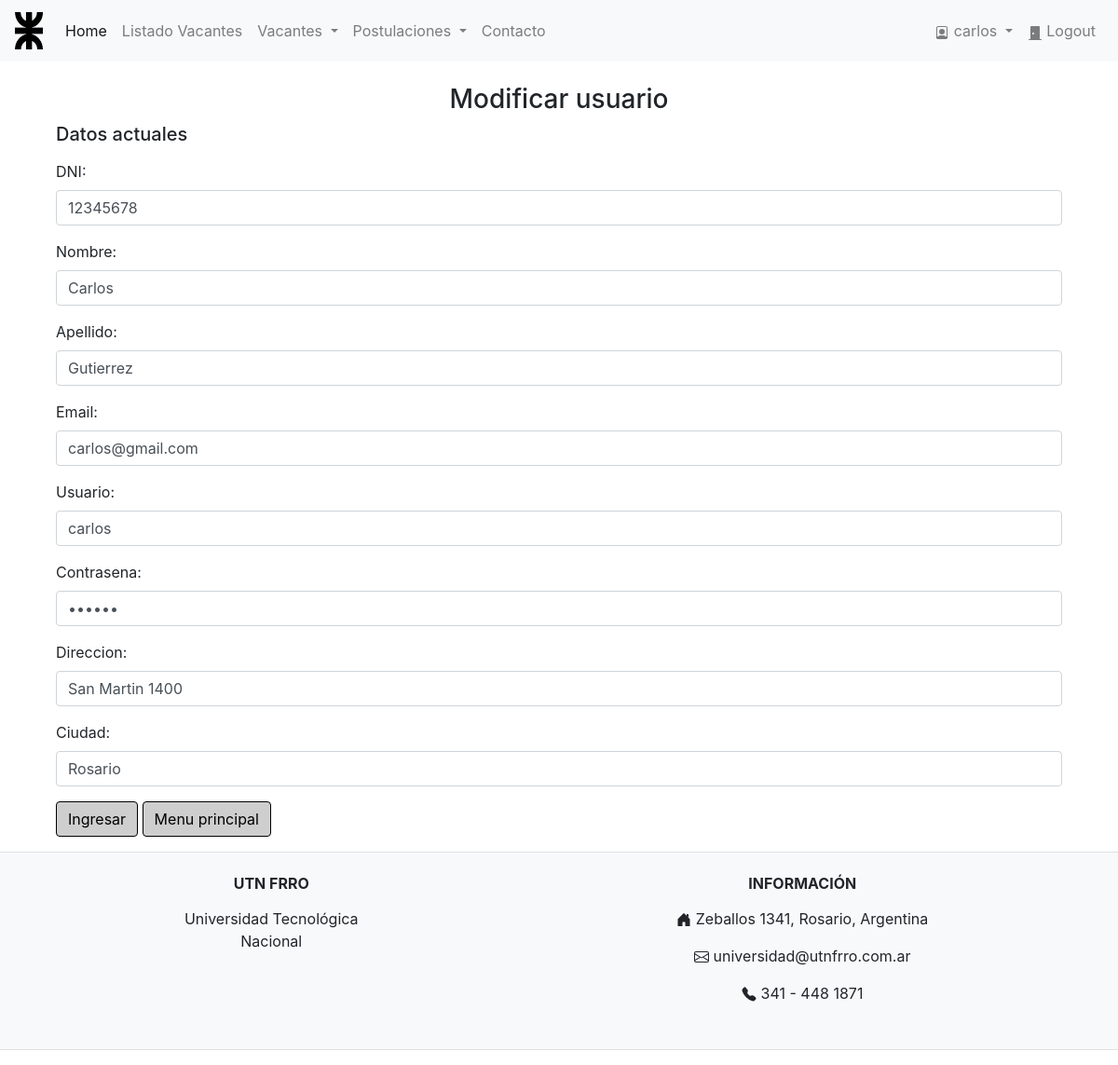
The app's page /Logic/modificar_usuario.php (signed in) with its own data.
### tables this page shows
CREATE TABLE `usuario` (
  `dni` int(11) NOT NULL,
  `nombre` varchar(45) NOT NULL,
  `apellido` varchar(45) NOT NULL,
  `email` varchar(45) NOT NULL,
  `usuario` varchar(45) NOT NULL,
  `contrasena` varchar(45) NOT NULL,
  `direccion` varchar(45) DEFAULT NULL,
  `ciudad` varchar(45) DEFAULT NULL,
  `es_admin` tinyint(4) NOT NULL,
  PRIMARY KEY (`dni`)
);

### Logic/modificar_usuario.php (the view, shortened to what this page needs)
<!DOCTYPE html>
<html>
<head>
    <?php
    include_once("../Logic/header.php");
    ?>
</head>
<body>
    <?php
    $dni = $_SESSION['dni'];
    $sentencia = "SELECT * FROM usuario WHERE dni='$dni'";
    $resultado = mysqli_query($link, $sentencia) or die(mysqli_error($link));;
    $existe = mysqli_fetch_assoc($resultado);
    if (!$existe) {
    ?>
        <div class="container">
            <div class="form-group col-md-12">
                <br />
                <h5>El usuario no existe</h5>
            </div>
            <div class="form-group">
                <div class="col-md-12">
                    <a href="../Logic/index.php" class="btn btn-primary">Menu principal</a>
                </div>
            </div>
        </div>
    <?php
    } else {
    ?>
        <div class="container">
            <br />
            <h3 align="center">Modificar usuario</h3>
            <form action="modificar_usuario2.php" method="post">
                <div class="form-group col-md-12">
                    <h5>Datos actuales</h5>
                </div>
                <div class="form-group">
                    <label class="control-label col-md-2">DNI:</label>
                    <div class="col-md-12">
                        <input name="dni" class="form-control" type="number" value="<?php echo $existe['dni'] ?>">
                    </div>
                </div>
                <div class="form-group">
                    <label class="control-label col-md-2">Nombre:</label>
                    <div class="col-md-12">
                        <input name="nombre" class="form-control" type="text" value="<?php echo $existe['nombre'] ?>">
                    </div>
                </div>
                <div class="form-group">
                    <label class="control-label col-md-2">Apellido:</label>
                    <div class="col-md-12">
                        <input name="apellido" class="form-control" type="text" value="<?php echo $existe['apellido'] ?>">
                    </div>
                </div>
                <div class="form-group">
                    <label class="control-label col-md-2">Email:</label>
                    <div class="col-md-12">
                        <input name="email" class="form-control" type="email" value="<?php echo $existe['email'] ?>">
                    </div>
                </div>
                <div class="form-group">
                    <label class="control-label col-md-2">Usuario:</label>
                    <div class="col-md-12">
                        <input name="usuario" class="form-control" type="text" value="<?php echo $existe['usuario'] ?>">
                    </div>
                </div>
                <div class="form-group">
                    <label class="control-label col-md-2">Contrasena:</label>
                    <div class="col-md-12">
                        <input name="contrasena" class="form-control" type="password" value="<?php echo $existe['contrasena'] ?>">
                    </div>
                </div>
                <div class="form-group">
                    <label class="control-label col-md-2">Direccion:</label>
                    <div class="col-md-12">
                        <input name="direccion" class="form-control" type="text" value="<?php echo $existe['direccion']; ?>">
                    </div>
                </div>
                <div class="form-group">
                    <label class="control-label col-md-2">Ciudad:</label>
                    <div class="col-md-12">
                        <input name="ciudad" class="form-control" type="text" value="<?php echo $existe['ciudad'] ?>">
                    </div>
                </div>
                <div class="form-group">
                    <div class="col-md-8">
                        <button type="submit" class="btn btn-primary">Ingresar</button>
                        <a href="../Logic/index.php" class="btn btn-primary">Menu principal</a>
                    </div>
                </div>
            </form>
        </div>
        <?php
        include_once("../Logic/footer.php");
        ?>
</body>
<?php
    }
?>
</html>

### Logic/Estilo/estilo.css (style rules this page uses)
.btn-primary { color:black !important; background-color:#CECECE !important; border-color:black !important; }

### records on screen
usuario: dni "12345678", nombre "Carlos", apellido "Gutierrez", email "carlos@gmail.com", usuario "carlos", direccion "San Martin 1400", ciudad "Rosario"

### other values on screen
$_SESSION['usuario'] "carlos"
